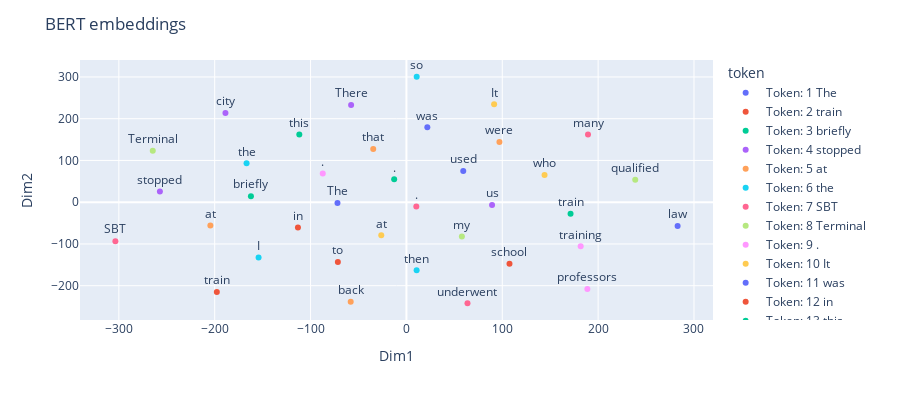

The notebook cell saved with this chart:
### Markdown cell above
BERT

The BERT model alos clearly understands the difference in both the terms. This based on the appearance of the words in the sentence template and also from its learnings across both ways

### Code cell
perplexity_s=34
bert_embedding = TransformerWordEmbeddings('bert-base-uncased')
embeddings,tokens=get_embeddings(text,bert_embedding)
fig=tsne_plot_embeddings(embeddings,tokens,perplexity_s)
fig.update_layout(height=400, title_text=" BERT embeddings")
fig.show()

### Figure 1 — Plotly figure (JSON) as saved in the notebook; plotly's stock layout.template omitted (floating-point values rounded to 4 significant figures)
{"data": [{"hovertemplate": "token=Token: 1 The<br>Dim1=%{x}<br>Dim2=%{y}<br>text=%{text}<extra></extra>", "legendgroup": "Token: 1 The", "marker": {"color": "#636efa", "symbol": "circle"}, "mode": "markers+text", "name": "Token: 1 The", "orientation": "v", "showlegend": true, "text": ["The"], "textposition": "top center", "type": "scatter", "x": [-71.92], "xaxis": "x", "y": [-1.711], "yaxis": "y"}, {"hovertemplate": "token=Token: 2 train<br>Dim1=%{x}<br>Dim2=%{y}<br>text=%{text}<extra></extra>", "legendgroup": "Token: 2 train", "marker": {"color": "#EF553B", "symbol": "circle"}, "mode": "markers+text", "name": "Token: 2 train", "orientation": "v", "showlegend": true, "text": ["train"], "textposition": "top center", "type": "scatter", "x": [-197.8], "xaxis": "x", "y": [-214.9], "yaxis": "y"}, {"hovertemplate": "token=Token: 3 briefly<br>Dim1=%{x}<br>Dim2=%{y}<br>text=%{text}<extra></extra>", "legendgroup": "Token: 3 briefly", "marker": {"color": "#00cc96", "symbol": "circle"}, "mode": "markers+text", "name": "Token: 3 briefly", "orientation": "v", "showlegend": true, "text": ["briefly"], "textposition": "top center", "type": "scatter", "x": [-162.2], "xaxis": "x", "y": [14.34], "yaxis": "y"}, {"hovertemplate": "token=Token: 4 stopped<br>Dim1=%{x}<br>Dim2=%{y}<br>text=%{text}<extra></extra>", "legendgroup": "Token: 4 stopped", "marker": {"color": "#ab63fa", "symbol": "circle"}, "mode": "markers+text", "name": "Token: 4 stopped", "orientation": "v", "showlegend": true, "text": ["stopped"], "textposition": "top center", "type": "scatter", "x": [-257.2], "xaxis": "x", "y": [25.59], "yaxis": "y"}, {"hovertemplate": "token=Token: 5 at<br>Dim1=%{x}<br>Dim2=%{y}<br>text=%{text}<extra></extra>", "legendgroup": "Token: 5 at", "marker": {"color": "#FFA15A", "symbol": "circle"}, "mode": "markers+text", "name": "Token: 5 at", "orientation": "v", "showlegend": true, "text": ["at"], "textposition": "top center", "type": "scatter", "x": [-204.5], "xaxis": "x", "y": [-55.55], "yaxis": "y"}, {"hovertemplate": "token=Token: 6 the<br>Dim1=%{x}<br>Dim2=%{y}<br>text=%{text}<extra></extra>", "legendgroup": "Token: 6 the", "marker": {"color": "#19d3f3", "symbol": "circle"}, "mode": "markers+text", "name": "Token: 6 the", "orientation": "v", "showlegend": true, "text": ["the"], "textposition": "top center", "type": "scatter", "x": [-166.8], "xaxis": "x", "y": [93.06], "yaxis": "y"}, {"hovertemplate": "token=Token: 7 SBT<br>Dim1=%{x}<br>Dim2=%{y}<br>text=%{text}<extra></extra>", "legendgroup": "Token: 7 SBT", "marker": {"color": "#FF6692", "symbol": "circle"}, "mode": "markers+text", "name": "Token: 7 SBT", "orientation": "v", "showlegend": true, "text": ["SBT"], "textposition": "top center", "type": "scatter", "x": [-303.6], "xaxis": "x", "y": [-93.49], "yaxis": "y"}, {"hovertemplate": "token=Token: 8 Terminal<br>Dim1=%{x}<br>Dim2=%{y}<br>text=%{text}<extra></extra>", "legendgroup": "Token: 8 Terminal", "marker": {"color": "#B6E880", "symbol": "circle"}, "mode": "markers+text", "name": "Token: 8 Terminal", "orientation": "v", "showlegend": true, "text": ["Terminal"], "textposition": "top center", "type": "scatter", "x": [-264.6], "xaxis": "x", "y": [123.3], "yaxis": "y"}, {"hovertemplate": "token=Token: 9 .<br>Dim1=%{x}<br>Dim2=%{y}<br>text=%{text}<extra></extra>", "legendgroup": "Token: 9 .", "marker": {"color": "#FF97FF", "symbol": "circle"}, "mode": "markers+text", "name": "Token: 9 .", "orientation": "v", "showlegend": true, "text": ["."], "textposition": "top center", "type": "scatter", "x": [-87.28], "xaxis": "x", "y": [68.94], "yaxis": "y"}, {"hovertemplate": "token=Token: 10 It<br>Dim1=%{x}<br>Dim2=%{y}<br>text=%{text}<extra></extra>", "legendgroup": "Token: 10 It", "marker": {"color": "#FECB52", "symbol": "circle"}, "mode": "markers+text", "name": "Token: 10 It", "orientation": "v", "showlegend": true, "text": ["It"], "textposition": "top center", "type": "scatter", "x": [91.49], "xaxis": "x", "y": [234.3], "yaxis": "y"}, {"hovertemplate": "token=Token: 11 was<br>Dim1=%{x}<br>Dim2=%{y}<br>text=%{text}<extra></extra>", "legendgroup": "Token: 11 was", "marker": {"color": "#636efa", "symbol": "circle"}, "mode": "markers+text", "name": "Token: 11 was", "orientation": "v", "showlegend": true, "text": ["was"], "textposition": "top center", "type": "scatter", "x": [21.82], "xaxis": "x", "y": [179.5], "yaxis": "y"}, {"hovertemplate": "token=Token: 12 in<br>Dim1=%{x}<br>Dim2=%{y}<br>text=%{text}<extra></extra>", "legendgroup": "Token: 12 in", "marker": {"color": "#EF553B", "symbol": "circle"}, "mode": "markers+text", "name": "Token: 12 in", "orientation": "v", "showlegend": true, "text": ["in"], "textposition": "top center", "type": "scatter", "x": [-113.2], "xaxis": "x", "y": [-60.41], "yaxis": "y"}, {"hovertemplate": "token=Token: 13 this<br>Dim1=%{x}<br>Dim2=%{y}<br>text=%{text}<extra></extra>", "legendgroup": "Token: 13 this", "marker": {"color": "#00cc96", "symbol": "circle"}, "mode": "markers+text", "name": "Token: 13 this", "orientation": "v", "showlegend": true, "text": ["this"], "textposition": "top center", "type": "scatter", "x": [-111.7], "xaxis": "x", "y": [161.8], "yaxis": "y"}, {"hovertemplate": "token=Token: 14 city<br>Dim1=%{x}<br>Dim2=%{y}<br>text=%{text}<extra></extra>", "legendgroup": "Token: 14 city", "marker": {"color": "#ab63fa", "symbol": "circle"}, "mode": "markers+text", "name": "Token: 14 city", "orientation": "v", "showlegend": true, "text": ["city"], "textposition": "top center", "type": "scatter", "x": [-188.8], "xaxis": "x", "y": [213.5], "yaxis": "y"}, {"hovertemplate": "token=Token: 15 that<br>Dim1=%{x}<br>Dim2=%{y}<br>text=%{text}<extra></extra>", "legendgroup": "Token: 15 that", "marker": {"color": "#FFA15A", "symbol": "circle"}, "mode": "markers+text", "name": "Token: 15 that", "orientation": "v", "showlegend": true, "text": ["that"], "textposition": "top center", "type": "scatter", "x": [-34.63], "xaxis": "x", "y": [127.5], "yaxis": "y"}, {"hovertemplate": "token=Token: 16 I<br>Dim1=%{x}<br>Dim2=%{y}<br>text=%{text}<extra></extra>", "legendgroup": "Token: 16 I", "marker": {"color": "#19d3f3", "symbol": "circle"}, "mode": "markers+text", "name": "Token: 16 I", "orientation": "v", "showlegend": true, "text": ["I"], "textposition": "top center", "type": "scatter", "x": [-154.2], "xaxis": "x", "y": [-132.4], "yaxis": "y"}, {"hovertemplate": "token=Token: 17 underwent<br>Dim1=%{x}<br>Dim2=%{y}<br>text=%{text}<extra></extra>", "legendgroup": "Token: 17 underwent", "marker": {"color": "#FF6692", "symbol": "circle"}, "mode": "markers+text", "name": "Token: 17 underwent", "orientation": "v", "showlegend": true, "text": ["underwent"], "textposition": "top center", "type": "scatter", "x": [63.71], "xaxis": "x", "y": [-242.0], "yaxis": "y"}, {"hovertemplate": "token=Token: 18 my<br>Dim1=%{x}<br>Dim2=%{y}<br>text=%{text}<extra></extra>", "legendgroup": "Token: 18 my", "marker": {"color": "#B6E880", "symbol": "circle"}, "mode": "markers+text", "name": "Token: 18 my", "orientation": "v", "showlegend": true, "text": ["my"], "textposition": "top center", "type": "scatter", "x": [57.86], "xaxis": "x", "y": [-81.87], "yaxis": "y"}, {"hovertemplate": "token=Token: 19 training<br>Dim1=%{x}<br>Dim2=%{y}<br>text=%{text}<extra></extra>", "legendgroup": "Token: 19 training", "marker": {"color": "#FF97FF", "symbol": "circle"}, "mode": "markers+text", "name": "Token: 19 training", "orientation": "v", "showlegend": true, "text": ["training"], "textposition": "top center", "type": "scatter", "x": [181.8], "xaxis": "x", "y": [-105.7], "yaxis": "y"}, {"hovertemplate": "token=Token: 20 at<br>Dim1=%{x}<br>Dim2=%{y}<br>text=%{text}<extra></extra>", "legendgroup": "Token: 20 at", "marker": {"color": "#FECB52", "symbol": "circle"}, "mode": "markers+text", "name": "Token: 20 at", "orientation": "v", "showlegend": true, "text": ["at"], "textposition": "top center", "type": "scatter", "x": [-26.23], "xaxis": "x", "y": [-79.22], "yaxis": "y"}, {"hovertemplate": "token=Token: 21 law<br>Dim1=%{x}<br>Dim2=%{y}<br>text=%{text}<extra></extra>", "legendgroup": "Token: 21 law", "marker": {"color": "#636efa", "symbol": "circle"}, "mode": "markers+text", "name": "Token: 21 law", "orientation": "v", "showlegend": true, "text": ["law"], "textposition": "top center", "type": "scatter", "x": [282.9], "xaxis": "x", "y": [-57.17], "yaxis": "y"}, {"hovertemplate": "token=Token: 22 school<br>Dim1=%{x}<br>Dim2=%{y}<br>text=%{text}<extra></extra>", "legendgroup": "Token: 22 school", "marker": {"color": "#EF553B", "symbol": "circle"}, "mode": "markers+text", "name": "Token: 22 school", "orientation": "v", "showlegend": true, "text": ["school"], "textposition": "top center", "type": "scatter", "x": [107.5], "xaxis": "x", "y": [-147.5], "yaxis": "y"}, {"hovertemplate": "token=Token: 23 .<br>Dim1=%{x}<br>Dim2=%{y}<br>text=%{text}<extra></extra>", "legendgroup": "Token: 23 .", "marker": {"color": "#00cc96", "symbol": "circle"}, "mode": "markers+text", "name": "Token: 23 .", "orientation": "v", "showlegend": true, "text": ["."], "textposition": "top center", "type": "scatter", "x": [-12.79], "xaxis": "x", "y": [54.94], "yaxis": "y"}, {"hovertemplate": "token=Token: 24 There<br>Dim1=%{x}<br>Dim2=%{y}<br>text=%{text}<extra></extra>", "legendgroup": "Token: 24 There", "marker": {"color": "#ab63fa", "symbol": "circle"}, "mode": "markers+text", "name": "Token: 24 There", "orientation": "v", "showlegend": true, "text": ["There"], "textposition": "top center", "type": "scatter", "x": [-57.7], "xaxis": "x", "y": [232.9], "yaxis": "y"}, {"hovertemplate": "token=Token: 25 were<br>Dim1=%{x}<br>Dim2=%{y}<br>text=%{text}<extra></extra>", "legendgroup": "Token: 25 were", "marker": {"color": "#FFA15A", "symbol": "circle"}, "mode": "markers+text", "name": "Token: 25 were", "orientation": "v", "showlegend": true, "text": ["were"], "textposition": "top center", "type": "scatter", "x": [97.03], "xaxis": "x", "y": [143.9], "yaxis": "y"}, {"hovertemplate": "token=Token: 26 so<br>Dim1=%{x}<br>Dim2=%{y}<br>text=%{text}<extra></extra>", "legendgroup": "Token: 26 so", "marker": {"color": "#19d3f3", "symbol": "circle"}, "mode": "markers+text", "name": "Token: 26 so", "orientation": "v", "showlegend": true, "text": ["so"], "textposition": "top center", "type": "scatter", "x": [10.71], "xaxis": "x", "y": [300.4], "yaxis": "y"}, {"hovertemplate": "token=Token: 27 many<br>Dim1=%{x}<br>Dim2=%{y}<br>text=%{text}<extra></extra>", "legendgroup": "Token: 27 many", "marker": {"color": "#FF6692", "symbol": "circle"}, "mode": "markers+text", "name": "Token: 27 many", "orientation": "v", "showlegend": true, "text": ["many"], "textposition": "top center", "type": "scatter", "x": [189.4], "xaxis": "x", "y": [162.0], "yaxis": "y"}, {"hovertemplate": "token=Token: 28 qualified<br>Dim1=%{x}<br>Dim2=%{y}<br>text=%{text}<extra></extra>", "legendgroup": "Token: 28 qualified", "marker": {"color": "#B6E880", "symbol": "circle"}, "mode": "markers+text", "name": "Token: 28 qualified", "orientation": "v", "showlegend": true, "text": ["qualified"], "textposition": "top center", "type": "scatter", "x": [238.7], "xaxis": "x", "y": [53.88], "yaxis": "y"}, {"hovertemplate": "token=Token: 29 professors<br>Dim1=%{x}<br>Dim2=%{y}<br>text=%{text}<extra></extra>", "legendgroup": "Token: 29 professors", "marker": {"color": "#FF97FF", "symbol": "circle"}, "mode": "markers+text", "name": "Token: 29 professors", "orientation": "v", "showlegend": true, "text": ["professors"], "textposition": "top center", "type": "scatter", "x": [188.8], "xaxis": "x", "y": [-207.9], "yaxis": "y"}, {"hovertemplate": "token=Token: 30 who<br>Dim1=%{x}<br>Dim2=%{y}<br>text=%{text}<extra></extra>", "legendgroup": "Token: 30 who", "marker": {"color": "#FECB52", "symbol": "circle"}, "mode": "markers+text", "name": "Token: 30 who", "orientation": "v", "showlegend": true, "text": ["who"], "textposition": "top center", "type": "scatter", "x": [144.1], "xaxis": "x", "y": [65.41], "yaxis": "y"}, {"hovertemplate": "token=Token: 31 used<br>Dim1=%{x}<br>Dim2=%{y}<br>text=%{text}<extra></extra>", "legendgroup": "Token: 31 used", "marker": {"color": "#636efa", "symbol": "circle"}, "mode": "markers+text", "name": "Token: 31 used", "orientation": "v", "showlegend": true, "text": ["used"], "textposition": "top center", "type": "scatter", "x": [59.29], "xaxis": "x", "y": [74.77], "yaxis": "y"}, {"hovertemplate": "token=Token: 32 to<br>Dim1=%{x}<br>Dim2=%{y}<br>text=%{text}<extra></extra>", "legendgroup": "Token: 32 to", "marker": {"color": "#EF553B", "symbol": "circle"}, "mode": "markers+text", "name": "Token: 32 to", "orientation": "v", "showlegend": true, "text": ["to"], "textposition": "top center", "type": "scatter", "x": [-71.54], "xaxis": "x", "y": [-143.2], "yaxis": "y"}, {"hovertemplate": "token=Token: 33 train<br>Dim1=%{x}<br>Dim2=%{y}<br>text=%{text}<extra></extra>", "legendgroup": "Token: 33 train", "marker": {"color": "#00cc96", "symbol": "circle"}, "mode": "markers+text", "name": "Token: 33 train", "orientation": "v", "showlegend": true, "text": ["train"], "textposition": "top center", "type": "scatter", "x": [171.2], "xaxis": "x", "y": [-27.88], "yaxis": "y"}, {"hovertemplate": "token=Token: 34 us<br>Dim1=%{x}<br>Dim2=%{y}<br>text=%{text}<extra></extra>", "legendgroup": "Token: 34 us", "marker": {"color": "#ab63fa", "symbol": "circle"}, "mode": "markers+text", "name": "Token: 34 us", "orientation": "v", "showlegend": true, "text": ["us"], "textposition": "top center", "type": "scatter", "x": [89.34], "xaxis": "x", "y": [-6.455], "yaxis": "y"}, {"hovertemplate": "token=Token: 35 back<br>Dim1=%{x}<br>Dim2=%{y}<br>text=%{text}<extra></extra>", "legendgroup": "Token: 35 back", "marker": {"color": "#FFA15A", "symbol": "circle"}, "mode": "markers+text", "name": "Token: 35 back", "orientation": "v", "showlegend": true, "text": ["back"], "textposition": "top center", "type": "scatter", "x": [-58.13], "xaxis": "x", "y": [-238.3], "yaxis": "y"}, {"hovertemplate": "token=Token: 36 then<br>Dim1=%{x}<br>Dim2=%{y}<br>text=%{text}<extra></extra>", "legendgroup": "Token: 36 then", "marker": {"color": "#19d3f3", "symbol": "circle"}, "mode": "markers+text", "name": "Token: 36 then", "orientation": "v", "showlegend": true, "text": ["then"], "textposition": "top center", "type": "scatter", "x": [10.65], "xaxis": "x", "y": [-163.1], "yaxis": "y"}, {"hovertemplate": "token=Token: 37 .<br>Dim1=%{x}<br>Dim2=%{y}<br>text=%{text}<extra></extra>", "legendgroup": "Token: 37 .", "marker": {"color": "#FF6692", "symbol": "circle"}, "mode": "markers+text", "name": "Token: 37 .", "orientation": "v", "showlegend": true, "text": ["."], "textposition": "top center", "type": "scatter", "x": [10.32], "xaxis": "x", "y": [-10.49], "yaxis": "y"}], "layout": {"height": 400, "legend": {"title": {"text": "token"}, "tracegroupgap": 0}, "margin": {"t": 60}, "title": {"text": " BERT embeddings"}, "xaxis": {"anchor": "y", "domain": [0, 1], "title": {"text": "Dim1"}}, "yaxis": {"anchor": "x", "domain": [0, 1], "title": {"text": "Dim2"}}}}
